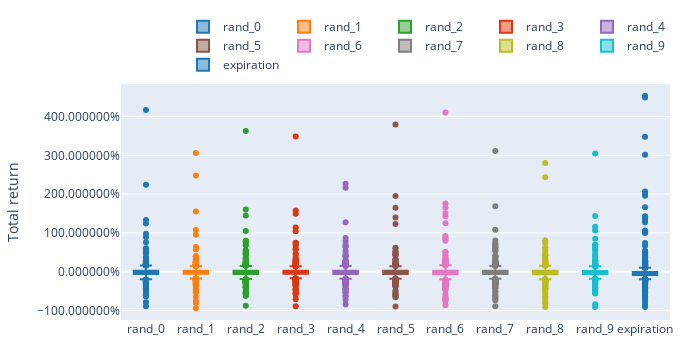

Notebook code cell kept with this figure:
### Code cell
total_return_by_type = total_return.unstack(level='exit_type')[exit_types]

print(pd.DataFrame({
    'Mean': total_return_by_type.mean(),
    'Median': total_return_by_type.median(),
    'Std': total_return_by_type.std(),
}))

total_return_by_type.vbt.boxplot(
    yaxis_title='Total return',
    yaxis_tickformat='%'
).show()

### Figure 1 — Plotly figure (JSON) as saved in the notebook; plotly's stock layout.template omitted (floating-point values rounded to 4 significant figures; data arrays with more than 128 entries replaced by an {"elided": "..."} marker saying what was removed)
{"data": [{"name": "rand_0", "showlegend": true, "type": "box", "uid": "d81d5e5f-ef9e-4db5-a50d-214575f1213b", "y": {"elided": "885 float values"}}, {"name": "rand_1", "showlegend": true, "type": "box", "uid": "3fa5d964-8247-4ea4-91f9-fa39575fdf3c", "y": {"elided": "885 float values"}}, {"name": "rand_2", "showlegend": true, "type": "box", "uid": "7b1d12cf-52a5-4a8b-a1cf-2ddbc2cad974", "y": {"elided": "885 float values"}}, {"name": "rand_3", "showlegend": true, "type": "box", "uid": "1f8641ea-98e3-4bd8-9ed7-c53503d73be5", "y": {"elided": "885 float values"}}, {"name": "rand_4", "showlegend": true, "type": "box", "uid": "89bcae08-dcff-4a61-a111-6bcc3fed43ca", "y": {"elided": "885 float values"}}, {"name": "rand_5", "showlegend": true, "type": "box", "uid": "99e5337c-1396-469b-9b08-9700fc979229", "y": {"elided": "885 float values"}}, {"name": "rand_6", "showlegend": true, "type": "box", "uid": "93c310e2-9ca3-4bcd-b80c-c38616c20280", "y": {"elided": "885 float values"}}, {"name": "rand_7", "showlegend": true, "type": "box", "uid": "ad6405a2-83fc-4cff-ba84-0bb69f9f7648", "y": {"elided": "885 float values"}}, {"name": "rand_8", "showlegend": true, "type": "box", "uid": "ce5145a9-20cb-42a3-bdd9-e514294dc2b8", "y": {"elided": "885 float values"}}, {"name": "rand_9", "showlegend": true, "type": "box", "uid": "7c8d757f-a531-4a06-92e4-2948b2a309f3", "y": {"elided": "885 float values"}}, {"name": "expiration", "showlegend": true, "type": "box", "uid": "b1479a13-7a69-464d-af3c-000a00073dfc", "y": {"elided": "885 float values"}}], "layout": {"height": 350, "legend": {"orientation": "h", "traceorder": "normal", "x": 1, "xanchor": "right", "y": 1.02, "yanchor": "bottom"}, "margin": {"b": 30, "l": 30, "r": 30, "t": 30}, "width": 700, "yaxis": {"tickformat": "%", "title": {"text": "Total return"}}}}
